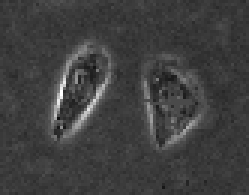
%> input picture DRLSE_v0/DRLSE_v0/twocells.bmp, 83 x 65 px (shown 3 times larger)
$ octave demo_2.m   (GNU Octave 9; MATLAB toolbox functions it lacks are replaced by stand-ins)
%> lines starting %> are read from the running program, lines starting %| are printed output that depends on the picture; in (x1, y1, x2, y2) boxes, pixels count from 0 and x2, y2 are one past the last pixel; in counts of white or black regions, pixels touching at a corner belong together; the program's own positions count from 1
%  This Matlab code demonstrates an edge-based active contour model as an application of
%  the Distance Regularized Level Set Evolution (DRLSE) formulation in the following paper:
%
%  C. Li, C. Xu, C. Gui, M. D. Fox, "Distance Regularized Level Set Evolution and Its Application to Image Segmentation",
%     IEEE Trans. Image Processing, vol. 19 (12), pp. 3243-3254, 2010.
%
% Author: Chunming Li, all rights reserved
% E-mail: lchunming@gmail.com
%         li_chunming@hotmail.com
% URL:  http://www.imagecomputing.org/~cmli/

clear all;
close all;

Img = imread('twocells.bmp'); % real miscroscope image of cells
%> Img is the input picture: size 65x83x3 uint8; min 15, max 255, mean 63.2
Img=double(Img(:,:,1));
%> Img: size 65x83 double
%% parameter setting
timestep=5;  % time step
mu=0.2/timestep;  % coefficient of the distance regularization term R(phi)
iter_inner=5;
iter_outer=40;
lambda=5; % coefficient of the weighted length term L(phi)
alfa=1.5;  % coefficient of the weighted area term A(phi)
epsilon=1.5; % papramater that specifies the width of the DiracDelta function

sigma=1.5;     % scale parameter in Gaussian kernel
G=fspecial('gaussian',15,sigma);
Img_smooth=conv2(Img,G,'same');  % smooth image by Gaussiin convolution
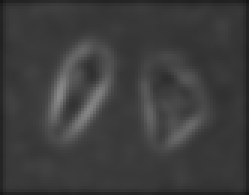
%> Img_smooth: size 65x83 double (shown 3 times larger); min 22.04, max 137.5, mean 61.4
[Ix,Iy]=gradient(Img_smooth);
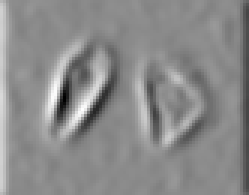
%> Ix: size 65x83 double (shown 3 times larger); min -25.79, max 21.5, mean 0; drawn with min black and max white
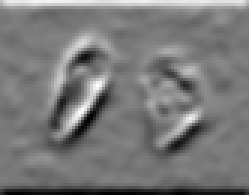
%> Iy: size 65x83 double (shown 3 times larger); min -13.51, max 14.89, mean -0.0179; drawn with min black and max white
f=Ix.^2+Iy.^2;
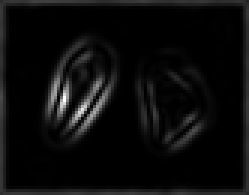
%> f: size 65x83 double (shown 3 times larger); min 0.000162, max 747.3, mean 36.6; drawn with min black and max white
g=1./(1+f);  % edge indicator function.
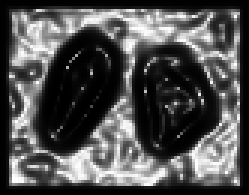
%> g: size 65x83 double (shown 3 times larger); min 0.00134, max 1, mean 0.316

% initialize LSF as binary step function
c0=2;
initialLSF=c0*ones(size(Img));
% generate the initial region R0 as a rectangle
initialLSF(10:55, 10:75)=-c0;
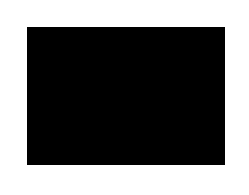
%> initialLSF: size 65x83 double (shown 3 times larger); values -2 (black) and 2 (white), 43.7% white; 1 white region, box (x1, y1, x2, y2) and area: (0, 0, 83, 65) 2359
phi=initialLSF;

figure(1);
mesh(-phi);   % for a better view, the LSF is displayed upside down
hold on;  contour(phi, [0,0], 'r','LineWidth',2);
title('Initial level set function');
view([-80 35]);

figure(2);
imagesc(Img,[0, 255]); axis off; axis equal; colormap(gray); hold on;  contour(phi, [0,0], 'r');
title('Initial zero level contour');
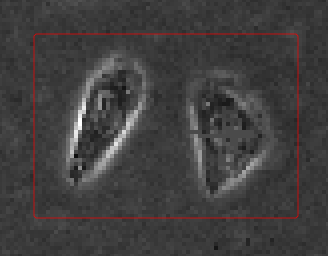
%> figure redrawn from the program's plot data; shown 4 times larger; its title reads 'Initial zero level contour'
pause(0.5);

potential=2;
if potential ==1
    potentialFunction = 'single-well';  % use single well potential p1(s)=0.5*(s-1)^2, which is good for region-based model
elseif potential == 2
    potentialFunction = 'double-well';  % use double-well potential in Eq. (16), which is good for both edge and region based models
else
    potentialFunction = 'double-well';  % default choice of potential function
end


% start level set evolution
for n=1:iter_outer
%> (the run ends here)
